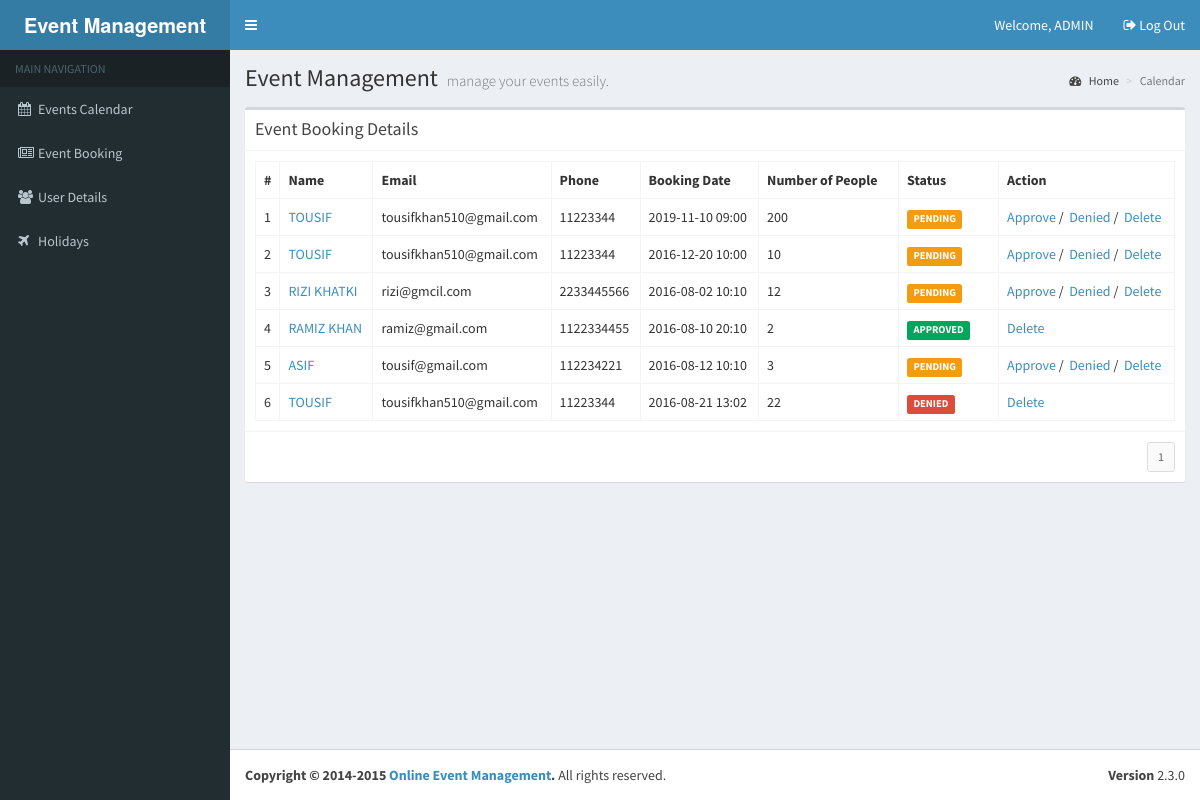
Page /event-management/event-management/views/?v=LIST (signed in) on the committed database.
### tables this page shows
CREATE TABLE `tbl_users` (
  `id` int(10) NOT NULL,
  `name` varchar(100) NOT NULL,
  `pwd` varchar(200) NOT NULL,
  `address` varchar(250) NOT NULL,
  `phone` varchar(20) NOT NULL,
  `email` varchar(100) NOT NULL,
  `type` varchar(10) NOT NULL,
  `status` varchar(10) NOT NULL,
  `bdate` varchar(100) NOT NULL
);

CREATE TABLE `tbl_reservations` (
  `id` int(10) NOT NULL,
  `uid` int(10) NOT NULL,
  `ucount` int(10) NOT NULL,
  `rdate` varchar(100) NOT NULL,
  `status` varchar(10) NOT NULL,
  `comments` varchar(250) NOT NULL,
  `bdate` varchar(100) NOT NULL
);

### event-management/event-management/views/index.php (called while the page is built, shortened)
<?php
require_once '../library/functions.php';
require_once '../include/template.php';
?>

### event-management/event-management/library/database.php (called while the page is built, shortened)
<?php
require_once 'config.php';
$dbConn = mysqli_connect ($dbHost, $dbUser, $dbPass,$dbName);
function dbQuery($sql)
{
	global $dbConn;
	$result = mysqli_query($dbConn,$sql);
	return $result;
}
function dbFetchAssoc($result)
{
	return mysqli_fetch_assoc($result);
}
function dbNumRows($result)
{
	return mysqli_num_rows($result);
}
?>

### event-management/event-management/views/eventlist.php (the view, shortened to what this page needs)
<?php
$records = getBookingRecords();
$utype = '';
$type = $_SESSION['calendar_fd_user']['type'];
if($type == 'admin') {
	$utype = 'on';
}
?>
<div class="col-md-12">
  <div class="box">
    <div class="box-header with-border">
      <h3 class="box-title">Event Booking Details</h3>
    </div>
    <div class="box-body">
      <table class="table table-bordered">
        <tr>
          <th style="width: 10px">#</th>
          <th>Name</th>
          <th>Email</th>
          <th>Phone</th>
          <th>Booking Date</th>
          <th style="width: 140px">Number of People</th>
          <th style="width: 100px">Status</th>
          <?php if($utype == 'on') { ?>
		  <th >Action</th>
		  <?php } ?>
        </tr>
        <?php
	  $idx = 1;
	  foreach($records as $rec) {
	  	extract($rec);
		$stat = '';
		if($status == "PENDING") {$stat = 'warning';}
		else if ($status == "APPROVED") {$stat = 'success';}
		else if($status == "DENIED") {$stat = 'danger';}
		?>
        <tr>
          <td><?php echo $idx++; ?></td>
          <td><a href="<?php echo WEB_ROOT; ?>views/?v=USER&ID=<?php echo $user_id; ?>"><?php echo strtoupper($user_name); ?></a></td>
          <td><?php echo $user_email; ?></td>
          <td><?php echo $user_phone; ?></td>
          <td><?php echo $res_date; ?></td>
          <td><?php echo $count; ?></td>
          <td><span class="label label-<?php echo $stat; ?>"><?php echo $status; ?></span></td>
          <?php if($utype == 'on') { ?>
		  <td><?php if($status == "PENDING") {?>
            <a href="javascript:approve('<?php echo $user_id ?>');">Approve</a>&nbsp;/
			&nbsp;<a href="javascript:decline('<?php echo $user_id ?>');">Denied</a>&nbsp;/
			&nbsp;<a href="javascript:deleteUser('<?php echo $user_id ?>');">Delete</a>
            <?php } else { ?>
			<a href="javascript:deleteUser('<?php echo $user_id ?>');">Delete</a>
			<?php } ?>
          </td>
		  <?php } ?>
        </tr>
        <?php } ?>
      </table>
    </div>
    <div class="box-footer clearfix">
      <?php echo generatePagination(); ?> </div>
  </div>
</div>

### event-management/event-management/include/template.php (shortened to what this page needs)
<!DOCTYPE html>
<html>
<head>
<?php include('head.php'); ?>
</head>
<body class="skin-blue sidebar-mini">
<div class="wrapper">
  <header class="main-header">
    <a href="<?php echo WEB_ROOT; ?>" class="logo">
    <span class="logo-lg"><b>Event Management</b></span> </a>
    <nav class="navbar navbar-static-top" role="navigation">
      <?php include('nav.php'); ?>
    </nav>
  </header>
  <aside class="main-sidebar">
   <?php include('sidebar.php'); ?>
  </aside>
  <div class="content-wrapper">
    <section class="content-header">
      <h1> Event Management <small>manage your events easily.</small> </h1>
      <ol class="breadcrumb">
        <li><a href="#"><i class="fa fa-dashboard"></i> Home</a></li>
        <li class="active">Calendar</li>
      </ol>
    </section>
    <section class="content">
	  <div class="row">
	  	<div class="col-md-12">
		</div>
	  </div>
	  <div class="row">
	  	<?php
			require_once $content;
		?>
      </div>
    </section>
  </div>
  <footer class="main-footer">
		<?php include('footer.php'); ?>
	</footer>
</div>
</body>
</html>

### event-management/event-management/include/head.php (shortened to what this page needs)
<link rel="stylesheet" href="<?php echo WEB_ROOT; ?>bootstrap/css/bootstrap.min.css">
<link rel="stylesheet" href="https://maxcdn.bootstrapcdn.com/font-awesome/4.4.0/css/font-awesome.min.css">
<link rel="stylesheet" href="https://code.ionicframework.com/ionicons/2.0.1/css/ionicons.min.css">
<link rel="stylesheet" href="<?php echo WEB_ROOT; ?>plugins/fullcalendar/fullcalendar.min.css">
<link rel="stylesheet" href="<?php echo WEB_ROOT; ?>plugins/fullcalendar/fullcalendar.print.css" media="print">
<link rel="stylesheet" href="<?php echo WEB_ROOT; ?>dist/css/AdminLTE.min.css">
<link rel="stylesheet" href="<?php echo WEB_ROOT; ?>dist/css/skins/_all-skins.min.css">

### event-management/event-management/include/nav.php (shortened to what this page needs)
<a href="#" class="sidebar-toggle" data-toggle="offcanvas" role="button">
</a>
<div class="navbar-custom-menu">
  <ul class="nav navbar-nav">
  	<li class="dropdown user user-menu">
		<a>
		<span class="hidden-xs"></i>Welcome, <?php echo strtoupper($_SESSION['calendar_fd_user']['name']); ?></span>
		</a>
	</li>
    <li class="dropdown user user-menu">
	<a href="<?php echo WEB_ROOT; ?>?logout">
	<span class="hidden-xs"><i class="fa fa-sign-out" aria-hidden="true"></i>&nbsp;Log Out</span>
	</a>
    </li>
  </ul>
</div>

### event-management/event-management/include/sidebar.php
<section class="sidebar">
  <ul class="sidebar-menu">
    <li class="header">MAIN NAVIGATION</li>
    <li class="treeview">
		<a href="<?php echo WEB_ROOT; ?>views/?v=DB"><i class="fa fa-calendar"></i><span>Events Calendar</span></a>
	</li>
    <li class="treeview">
		<a href="<?php echo WEB_ROOT; ?>views/?v=LIST"><i class="fa fa-newspaper-o"></i><span>Event Booking</span></a>
	</li>
	<li class="treeview">
		<a href="<?php echo WEB_ROOT; ?>views/?v=USERS"><i class="fa fa-users"></i><span>User Details</span></a>
	</li>
	<?php
	$type = $_SESSION['calendar_fd_user']['type'];
	if($type == 'admin') {
	?>
	<li class="treeview">
		<a href="<?php echo WEB_ROOT; ?>views/?v=HOLY"><i class="fa fa-plane"></i><span>Holidays</span></a>
	</li>
	<?php
	}
	?>
  </ul>
</section>

### event-management/event-management/library/functions.php (shortened to what this page needs)
<?php
function getBookingRecords(){
	$per_page = 10;
	$page = (isset($_GET['page']) && $_GET['page'] != '') ? $_GET['page'] : 1;
	$start 	= ($page-1)*$per_page;
	$sql 	= "SELECT u.id AS uid, u.name, u.phone, u.email,
			   r.ucount, r.rdate, r.status, r.comments
			   FROM tbl_users u, tbl_reservations r
			   WHERE u.id = r.uid
			   ORDER BY r.id DESC LIMIT $start, $per_page";
	$result = dbQuery($sql);
	$records = array();
	while($row = dbFetchAssoc($result)) {
		extract($row);
		$records[] = array("user_id" => $uid,
							"user_name" => $name,
							"user_phone" => $phone,
							"user_email" => $email,
							"count" => $ucount,
							"res_date" => $rdate,
							"status" => $status,
							"comments" => $comments);
	}
	return $records;
}
function generatePagination(){
	$per_page = 10;
	$sql 	= "SELECT * FROM tbl_users";
	$result = dbQuery($sql);
	$count 	= dbNumRows($result);
	$pages 	= ceil($count/$per_page);
	$pageno = '<ul class="pagination pagination-sm no-margin pull-right">';
	for($i=1; $i<=$pages; $i++)	{
		$pageno .= "<li><a href=\"?v=USER&page=$i\">".$i."</a></li>";
	}
	$pageno .= 	"</ul>";
	return $pageno;
}
?>

### event-management/event-management/include/footer.php
<div class="pull-right hidden-xs"> <b>Version</b> 2.3.0 </div>
<strong>Copyright &copy; 2014-2015 <a href="http://www.online-event-management.eu" target="_blank">Online Event Management</a>.</strong> All rights reserved.

### rows in the picture
tbl_users: name "TOUSIF", email "tousifkhan510@gmail.com", phone "11223344", tbl_reservations.rdate "2019-11-10 09:00", tbl_reservations.ucount "200", tbl_reservations.status "PENDING", tbl_reservations.rdate "2016-12-20 10:00", tbl_reservations.ucount "10", tbl_reservations.rdate "2016-08-21 13:02", tbl_reservations.ucount "22", tbl_reservations.status "DENIED"
tbl_users: name "RIZI KHATKI", email "rizi@gmcil.com", phone "2233445566", tbl_reservations.rdate "2016-08-02 10:10", tbl_reservations.ucount "12", tbl_reservations.status "PENDING"
tbl_users: name "RAMIZ KHAN", email "ramiz@gmail.com", phone "1122334455", tbl_reservations.rdate "2016-08-10 20:10", tbl_reservations.ucount "2", tbl_reservations.status "APPROVED"
tbl_users: name "ASIF", email "tousif@gmail.com", phone "112234221", tbl_reservations.rdate "2016-08-12 10:10", tbl_reservations.ucount "3", tbl_reservations.status "PENDING"

### other values in the picture
$_SESSION['calendar_fd_user']['name'] "ADMIN"
